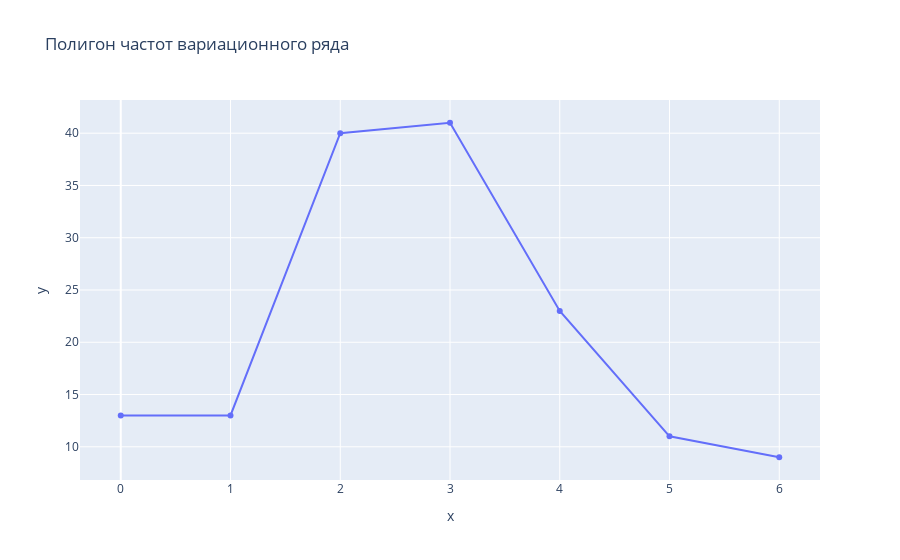

Notebook source saved alongside this figure:
### Markdown cell above
### Полигон частот вариационного ряда

### Code cell
fig = px.line(x=unique, y=freq.iloc[0], markers=True, title='Полигон частот вариационного ряда')
fig.show()

### Figure 1 — Plotly figure (JSON) as saved in the notebook; plotly's stock layout.template omitted (floating-point values rounded to 4 significant figures)
{"data": [{"hovertemplate": "x=%{x}<br>y=%{y}<extra></extra>", "legendgroup": "", "line": {"color": "#636efa", "dash": "solid"}, "marker": {"symbol": "circle"}, "mode": "markers+lines", "name": "", "orientation": "v", "showlegend": false, "type": "scatter", "x": [0, 1, 2, 3, 4, 5, 6], "xaxis": "x", "y": [13, 13, 40, 41, 23, 11, 9], "yaxis": "y"}], "layout": {"legend": {"tracegroupgap": 0}, "title": {"text": "Полигон частот вариационного ряда"}, "xaxis": {"anchor": "y", "domain": [0, 1], "title": {"text": "x"}}, "yaxis": {"anchor": "x", "domain": [0, 1], "title": {"text": "y"}}}}
